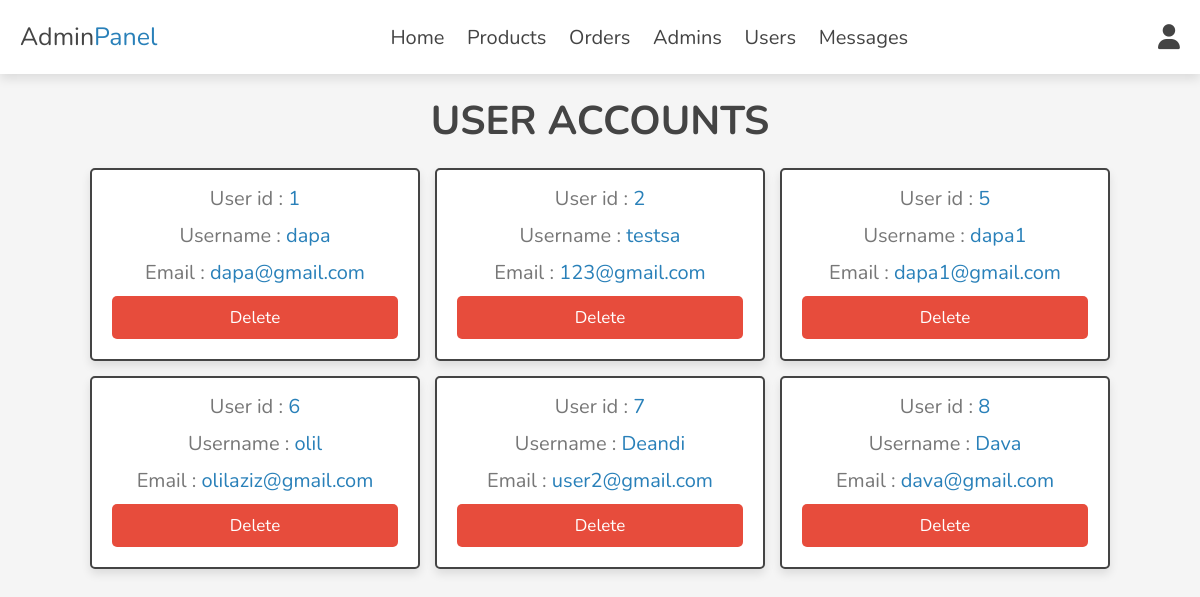
Screenshot of /admin/users_accounts.php (signed in) with the database file from the repository.
### tables this page shows
CREATE TABLE `users` (
  `id` int(100) NOT NULL,
  `name` varchar(20) NOT NULL,
  `email` varchar(50) NOT NULL,
  `password` varchar(50) NOT NULL
);

### admin/users_accounts.php (the view, shortened to what this page needs)
<?php
include '../components/connect.php';
?>
<!DOCTYPE html>
<html lang="en">
<head>
   <link rel="stylesheet" href="https://cdnjs.cloudflare.com/ajax/libs/font-awesome/6.1.1/css/all.min.css">
   <link rel="stylesheet" href="../css/admin_style.css">
</head>
<body>
<?php include '../components/admin_header.php'; ?>
<section class="accounts">
   <h1 class="heading">User accounts</h1>
   <div class="box-container">
   <?php
      $select_accounts = $conn->prepare("SELECT * FROM `users`");
      $select_accounts->execute();
      if($select_accounts->rowCount() > 0){
         while($fetch_accounts = $select_accounts->fetch(PDO::FETCH_ASSOC)){
   ?>
   <div class="box">
      <p> User id : <span><?= $fetch_accounts['id']; ?></span> </p>
      <p> Username : <span><?= $fetch_accounts['name']; ?></span> </p>
      <p> Email : <span><?= $fetch_accounts['email']; ?></span> </p>
      <a href="users_accounts.php?delete=<?= $fetch_accounts['id']; ?>" onclick="return confirm('delete this account? the user related information will also be delete!')" class="delete-btn">delete</a>
   </div>
   <?php
         }
      }else{
         echo '<p class="empty">no accounts available!</p>';
      }
   ?>
   </div>
</section>
</body>
</html>

### components/admin_header.php (shortened to what this page needs)
<header class="header">
   <section class="flex">
      <a href="../admin/dashboard.php" class="logo">Admin<span>Panel</span></a>
      <nav class="navbar">
         <a href="../admin/dashboard.php">Home</a>
         <a href="../admin/products.php">Products</a>
         <a href="../admin/placed_orders.php">Orders</a>
         <a href="../admin/admin_accounts.php">Admins</a>
         <a href="../admin/users_accounts.php">Users</a>
         <a href="../admin/messages.php">Messages</a>
      </nav>
      <div class="icons">
         <div id="user-btn" class="fas fa-user"></div>
      </div>
   </section>
</header>

### css/admin_style.css (style rules this page uses)
:root { --main-color:#2980b9; --orange:#f39c12; --red:#e74c3c; --black:#444; --white:#fff; --light-color:#777; --light-bg:#f5f5f5; --border:.2rem solid var(--black); --box-shadow:0 .5rem 1rem rgba(0,0,0,.1); }
* { font-family: 'Nunito', sans-serif; margin:0; padding:0; box-sizing: border-box; outline: none; border:none; text-decoration: none; }
html { font-size: 62.5%; overflow-x: hidden; }
body { background-color: var(--light-bg); }
section { padding:2rem; max-width: 1200px; margin:0 auto; }
.heading { font-size: 4rem; color:var(--black); margin-bottom: 2rem; text-align: center; text-transform: uppercase; }
.btn, .delete-btn, .option-btn { display: block; width: 100%; margin-top: 1rem; border-radius: .5rem; padding:1rem 3rem; font-size: 1.7rem; text-transform: capitalize; color:var(--white); cursor: pointer; text-align: center; }
.delete-btn { background-color: var(--red); }
.header { position: sticky; top:0; left:0; right:0; background-color: var(--white); box-shadow: var(--box-shadow); z-index: 1000; }
.header .flex { display: flex; align-items: center; justify-content: space-between; position: relative; }
.header .flex .logo { font-size: 2.5rem; color:var(--black); }
.header .flex .logo span { color:var(--main-color); }
.header .flex .navbar a { margin:0 1rem; font-size: 2rem; color:var(--black); }
.header .flex .icons div { margin-left: 1.7rem; font-size: 2.5rem; cursor: pointer; color:var(--black); }
.accounts .box-container { display: grid; grid-template-columns: repeat(auto-fit, 33rem); gap:1.5rem; align-items: flex-start; justify-content: center; }
.accounts .box-container .box { padding:2rem; padding-top: .5rem; border-radius: .5rem; text-align: center; border:var(--border); background-color: var(--white); box-shadow: var(--box-shadow); }
.accounts .box-container .box p { font-size: 2rem; color:var(--light-color); margin: 1rem 0; }
.accounts .box-container .box p span { color:var(--main-color); }

### rows the page displays
users: id "1", name "dapa", email "dapa@gmail.com"
users: id "2", name "testsa", email "123@gmail.com"
users: id "5", name "dapa1", email "dapa1@gmail.com"
users: id "6", name "olil", email "olilaziz@gmail.com"
users: id "7", name "Deandi", email "user2@gmail.com"
users: id "8", name "Dava", email "dava@gmail.com"
